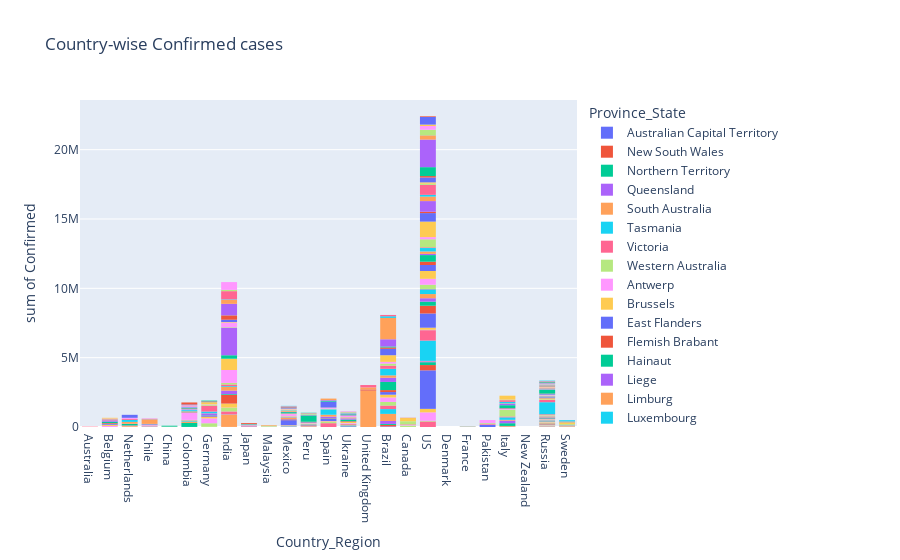

Notebook code for this chart:
### Code cell
fig = px.histogram(all_country_data, x="Country_Region", y="Confirmed", color="Province_State", title="Country-wise Confirmed cases")
fig.show()
